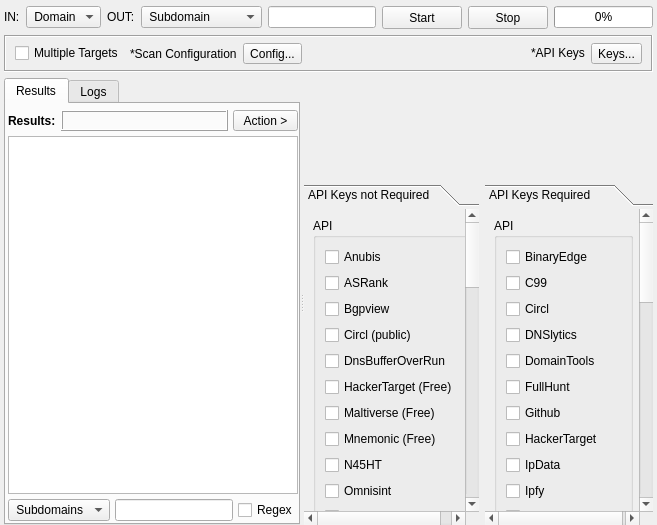
<?xml version="1.0" encoding="UTF-8"?>
<ui version="4.0">
 <class>OsintTool</class>
 <widget class="QWidget" name="OsintTool">
  <property name="geometry">
   <rect>
    <x>0</x>
    <y>0</y>
    <width>657</width>
    <height>525</height>
   </rect>
  </property>
  <property name="windowTitle">
   <string>Form</string>
  </property>
  <property name="styleSheet">
   <string notr="true"/>
  </property>
  <layout class="QVBoxLayout" name="verticalLayout_10">
   <property name="leftMargin">
    <number>4</number>
   </property>
   <property name="topMargin">
    <number>6</number>
   </property>
   <property name="rightMargin">
    <number>4</number>
   </property>
   <property name="bottomMargin">
    <number>0</number>
   </property>
   <item>
    <layout class="QHBoxLayout" name="horizontalLayout_4">
     <item>
      <widget class="QLabel" name="labelIn">
       <property name="sizePolicy">
        <sizepolicy hsizetype="Maximum" vsizetype="Maximum">
         <horstretch>0</horstretch>
         <verstretch>0</verstretch>
        </sizepolicy>
       </property>
       <property name="font">
        <font>
         <weight>50</weight>
         <bold>false</bold>
        </font>
       </property>
       <property name="text">
        <string>IN:</string>
       </property>
      </widget>
     </item>
     <item>
      <widget class="QComboBox" name="comboBoxInput">
       <property name="minimumSize">
        <size>
         <width>0</width>
         <height>0</height>
        </size>
       </property>
       <property name="focusPolicy">
        <enum>Qt::NoFocus</enum>
       </property>
       <property name="frame">
        <bool>true</bool>
       </property>
       <item>
        <property name="text">
         <string> Domain</string>
        </property>
       </item>
       <item>
        <property name="text">
         <string> IP</string>
        </property>
       </item>
       <item>
        <property name="text">
         <string> Email</string>
        </property>
       </item>
       <item>
        <property name="text">
         <string> URL</string>
        </property>
       </item>
       <item>
        <property name="text">
         <string> ASN</string>
        </property>
       </item>
       <item>
        <property name="text">
         <string> SSL</string>
        </property>
       </item>
       <item>
        <property name="text">
         <string> CIDR</string>
        </property>
       </item>
       <item>
        <property name="text">
         <string> Search</string>
        </property>
       </item>
      </widget>
     </item>
     <item>
      <widget class="QLabel" name="labelOut">
       <property name="sizePolicy">
        <sizepolicy hsizetype="Maximum" vsizetype="Maximum">
         <horstretch>0</horstretch>
         <verstretch>0</verstretch>
        </sizepolicy>
       </property>
       <property name="font">
        <font>
         <weight>50</weight>
         <bold>false</bold>
        </font>
       </property>
       <property name="text">
        <string>OUT:</string>
       </property>
      </widget>
     </item>
     <item>
      <widget class="QComboBox" name="comboBoxOutput">
       <property name="minimumSize">
        <size>
         <width>0</width>
         <height>0</height>
        </size>
       </property>
       <property name="maximumSize">
        <size>
         <width>16777215</width>
         <height>16777215</height>
        </size>
       </property>
       <property name="focusPolicy">
        <enum>Qt::NoFocus</enum>
       </property>
       <property name="styleSheet">
        <string notr="true"/>
       </property>
       <property name="frame">
        <bool>true</bool>
       </property>
       <item>
        <property name="text">
         <string> Subdomain</string>
        </property>
       </item>
       <item>
        <property name="text">
         <string> Subdomain &amp; IP</string>
        </property>
       </item>
       <item>
        <property name="text">
         <string> IP</string>
        </property>
       </item>
       <item>
        <property name="text">
         <string> Email</string>
        </property>
       </item>
       <item>
        <property name="text">
         <string> URL</string>
        </property>
       </item>
       <item>
        <property name="text">
         <string> ASN</string>
        </property>
       </item>
       <item>
        <property name="text">
         <string> SSL</string>
        </property>
       </item>
       <item>
        <property name="text">
         <string> CIDR</string>
        </property>
       </item>
      </widget>
     </item>
     <item>
      <widget class="QLineEdit" name="lineEditTarget">
       <property name="minimumSize">
        <size>
         <width>0</width>
         <height>20</height>
        </size>
       </property>
       <property name="contextMenuPolicy">
        <enum>Qt::NoContextMenu</enum>
       </property>
       <property name="styleSheet">
        <string notr="true"/>
       </property>
       <property name="cursorPosition">
        <number>0</number>
       </property>
      </widget>
     </item>
     <item>
      <widget class="QPushButton" name="buttonStart">
       <property name="sizePolicy">
        <sizepolicy hsizetype="Fixed" vsizetype="Fixed">
         <horstretch>0</horstretch>
         <verstretch>0</verstretch>
        </sizepolicy>
       </property>
       <property name="minimumSize">
        <size>
         <width>75</width>
         <height>23</height>
        </size>
       </property>
       <property name="autoFillBackground">
        <bool>false</bool>
       </property>
       <property name="styleSheet">
        <string notr="true"/>
       </property>
       <property name="text">
        <string>Start</string>
       </property>
      </widget>
     </item>
     <item>
      <widget class="QPushButton" name="buttonStop">
       <property name="sizePolicy">
        <sizepolicy hsizetype="Fixed" vsizetype="Fixed">
         <horstretch>0</horstretch>
         <verstretch>0</verstretch>
        </sizepolicy>
       </property>
       <property name="minimumSize">
        <size>
         <width>75</width>
         <height>23</height>
        </size>
       </property>
       <property name="styleSheet">
        <string notr="true"/>
       </property>
       <property name="text">
        <string>Stop</string>
       </property>
      </widget>
     </item>
     <item>
      <widget class="QProgressBar" name="progressBar">
       <property name="minimumSize">
        <size>
         <width>0</width>
         <height>0</height>
        </size>
       </property>
       <property name="maximumSize">
        <size>
         <width>16777215</width>
         <height>16777215</height>
        </size>
       </property>
       <property name="styleSheet">
        <string notr="true"/>
       </property>
       <property name="maximum">
        <number>100</number>
       </property>
       <property name="value">
        <number>0</number>
       </property>
       <property name="textVisible">
        <bool>true</bool>
       </property>
       <property name="invertedAppearance">
        <bool>false</bool>
       </property>
      </widget>
     </item>
    </layout>
   </item>
   <item>
    <widget class="QFrame" name="frame">
     <property name="frameShape">
      <enum>QFrame::Box</enum>
     </property>
     <property name="frameShadow">
      <enum>QFrame::Sunken</enum>
     </property>
     <layout class="QHBoxLayout" name="horizontalLayout">
      <property name="leftMargin">
       <number>9</number>
      </property>
      <property name="topMargin">
       <number>6</number>
      </property>
      <property name="rightMargin">
       <number>9</number>
      </property>
      <property name="bottomMargin">
       <number>6</number>
      </property>
      <item>
       <widget class="QCheckBox" name="checkBoxMultipleTargets">
        <property name="text">
         <string>Multiple Targets</string>
        </property>
       </widget>
      </item>
      <item>
       <widget class="QLabel" name="label">
        <property name="text">
         <string>*Scan Configuration</string>
        </property>
       </widget>
      </item>
      <item>
       <widget class="QToolButton" name="buttonConfig">
        <property name="minimumSize">
         <size>
          <width>0</width>
          <height>0</height>
         </size>
        </property>
        <property name="maximumSize">
         <size>
          <width>16777215</width>
          <height>16777215</height>
         </size>
        </property>
        <property name="styleSheet">
         <string notr="true"/>
        </property>
        <property name="text">
         <string>Config...</string>
        </property>
       </widget>
      </item>
      <item>
       <spacer name="horizontalSpacer">
        <property name="orientation">
         <enum>Qt::Horizontal</enum>
        </property>
        <property name="sizeHint" stdset="0">
         <size>
          <width>40</width>
          <height>20</height>
         </size>
        </property>
       </spacer>
      </item>
      <item>
       <widget class="QLabel" name="label_4">
        <property name="sizePolicy">
         <sizepolicy hsizetype="Preferred" vsizetype="Maximum">
          <horstretch>0</horstretch>
          <verstretch>0</verstretch>
         </sizepolicy>
        </property>
        <property name="text">
         <string>*API Keys</string>
        </property>
       </widget>
      </item>
      <item>
       <widget class="QToolButton" name="buttonKeys">
        <property name="minimumSize">
         <size>
          <width>0</width>
          <height>0</height>
         </size>
        </property>
        <property name="maximumSize">
         <size>
          <width>16777215</width>
          <height>16777215</height>
         </size>
        </property>
        <property name="font">
         <font>
          <italic>false</italic>
         </font>
        </property>
        <property name="styleSheet">
         <string notr="true"/>
        </property>
        <property name="text">
         <string>Keys...</string>
        </property>
       </widget>
      </item>
     </layout>
    </widget>
   </item>
   <item>
    <widget class="QSplitter" name="splitter">
     <property name="orientation">
      <enum>Qt::Horizontal</enum>
     </property>
     <widget class="QTabWidget" name="tabWidgetResults">
      <property name="styleSheet">
       <string notr="true"/>
      </property>
      <property name="currentIndex">
       <number>0</number>
      </property>
      <widget class="QWidget" name="tabResults">
       <attribute name="title">
        <string>Results</string>
       </attribute>
       <layout class="QVBoxLayout" name="verticalLayout">
        <property name="spacing">
         <number>5</number>
        </property>
        <property name="leftMargin">
         <number>2</number>
        </property>
        <property name="topMargin">
         <number>6</number>
        </property>
        <property name="rightMargin">
         <number>0</number>
        </property>
        <property name="bottomMargin">
         <number>2</number>
        </property>
        <item>
         <layout class="QHBoxLayout" name="horizontalLayout_5">
          <item>
           <widget class="QLabel" name="labelResultsInfo">
            <property name="sizePolicy">
             <sizepolicy hsizetype="Maximum" vsizetype="Preferred">
              <horstretch>0</horstretch>
              <verstretch>0</verstretch>
             </sizepolicy>
            </property>
            <property name="font">
             <font>
              <weight>75</weight>
              <bold>true</bold>
             </font>
            </property>
            <property name="styleSheet">
             <string notr="true"/>
            </property>
            <property name="text">
             <string>Results:</string>
            </property>
           </widget>
          </item>
          <item>
           <widget class="QLabel" name="labelResultsCount">
            <property name="sizePolicy">
             <sizepolicy hsizetype="Preferred" vsizetype="Preferred">
              <horstretch>0</horstretch>
              <verstretch>0</verstretch>
             </sizepolicy>
            </property>
            <property name="minimumSize">
             <size>
              <width>0</width>
              <height>0</height>
             </size>
            </property>
            <property name="maximumSize">
             <size>
              <width>16777215</width>
              <height>16777215</height>
             </size>
            </property>
            <property name="font">
             <font>
              <weight>75</weight>
              <bold>true</bold>
             </font>
            </property>
            <property name="styleSheet">
             <string notr="true"/>
            </property>
            <property name="frameShape">
             <enum>QFrame::Box</enum>
            </property>
            <property name="frameShadow">
             <enum>QFrame::Raised</enum>
            </property>
            <property name="midLineWidth">
             <number>0</number>
            </property>
            <property name="text">
             <string/>
            </property>
           </widget>
          </item>
          <item>
           <widget class="QToolButton" name="buttonAction">
            <property name="sizePolicy">
             <sizepolicy hsizetype="Fixed" vsizetype="Fixed">
              <horstretch>0</horstretch>
              <verstretch>0</verstretch>
             </sizepolicy>
            </property>
            <property name="minimumSize">
             <size>
              <width>65</width>
              <height>20</height>
             </size>
            </property>
            <property name="font">
             <font>
              <weight>50</weight>
              <italic>false</italic>
              <bold>false</bold>
             </font>
            </property>
            <property name="styleSheet">
             <string notr="true"/>
            </property>
            <property name="text">
             <string>Action &gt;</string>
            </property>
           </widget>
          </item>
         </layout>
        </item>
        <item>
         <widget class="QTableView" name="tableViewResults">
          <property name="font">
           <font>
            <family>MS Shell Dlg 2</family>
            <pointsize>8</pointsize>
            <weight>50</weight>
            <italic>false</italic>
            <bold>false</bold>
           </font>
          </property>
          <property name="focusPolicy">
           <enum>Qt::NoFocus</enum>
          </property>
          <property name="contextMenuPolicy">
           <enum>Qt::CustomContextMenu</enum>
          </property>
          <property name="styleSheet">
           <string notr="true"/>
          </property>
          <property name="frameShape">
           <enum>QFrame::StyledPanel</enum>
          </property>
          <property name="frameShadow">
           <enum>QFrame::Sunken</enum>
          </property>
          <property name="autoScrollMargin">
           <number>16</number>
          </property>
          <property name="editTriggers">
           <set>QAbstractItemView::NoEditTriggers</set>
          </property>
          <property name="tabKeyNavigation">
           <bool>false</bool>
          </property>
          <property name="showDropIndicator" stdset="0">
           <bool>false</bool>
          </property>
          <property name="dragDropOverwriteMode">
           <bool>false</bool>
          </property>
          <property name="alternatingRowColors">
           <bool>true</bool>
          </property>
          <property name="selectionMode">
           <enum>QAbstractItemView::ExtendedSelection</enum>
          </property>
          <property name="verticalScrollMode">
           <enum>QAbstractItemView::ScrollPerPixel</enum>
          </property>
          <property name="horizontalScrollMode">
           <enum>QAbstractItemView::ScrollPerPixel</enum>
          </property>
          <property name="showGrid">
           <bool>false</bool>
          </property>
          <property name="sortingEnabled">
           <bool>true</bool>
          </property>
          <property name="cornerButtonEnabled">
           <bool>false</bool>
          </property>
          <attribute name="horizontalHeaderCascadingSectionResizes">
           <bool>true</bool>
          </attribute>
          <attribute name="horizontalHeaderMinimumSectionSize">
           <number>50</number>
          </attribute>
          <attribute name="horizontalHeaderDefaultSectionSize">
           <number>300</number>
          </attribute>
          <attribute name="horizontalHeaderShowSortIndicator" stdset="0">
           <bool>true</bool>
          </attribute>
          <attribute name="horizontalHeaderStretchLastSection">
           <bool>true</bool>
          </attribute>
          <attribute name="verticalHeaderVisible">
           <bool>false</bool>
          </attribute>
          <attribute name="verticalHeaderMinimumSectionSize">
           <number>15</number>
          </attribute>
          <attribute name="verticalHeaderDefaultSectionSize">
           <number>15</number>
          </attribute>
         </widget>
        </item>
        <item>
         <layout class="QHBoxLayout" name="horizontalLayout_7">
          <item>
           <widget class="QComboBox" name="comboBoxFilter">
            <property name="minimumSize">
             <size>
              <width>0</width>
              <height>0</height>
             </size>
            </property>
            <item>
             <property name="text">
              <string> Subdomains</string>
             </property>
            </item>
            <item>
             <property name="text">
              <string> Ip</string>
             </property>
            </item>
           </widget>
          </item>
          <item>
           <widget class="QLineEdit" name="lineEditFilter"/>
          </item>
          <item>
           <widget class="QCheckBox" name="checkBoxRegex">
            <property name="text">
             <string>Regex</string>
            </property>
           </widget>
          </item>
         </layout>
        </item>
       </layout>
      </widget>
      <widget class="QWidget" name="tabLogs">
       <attribute name="title">
        <string>Logs</string>
       </attribute>
       <layout class="QVBoxLayout" name="verticalLayout_2">
        <property name="spacing">
         <number>3</number>
        </property>
        <property name="leftMargin">
         <number>0</number>
        </property>
        <property name="topMargin">
         <number>2</number>
        </property>
        <property name="rightMargin">
         <number>0</number>
        </property>
        <property name="bottomMargin">
         <number>2</number>
        </property>
        <item>
         <widget class="QPlainTextEdit" name="plainTextEditLogs">
          <property name="readOnly">
           <bool>true</bool>
          </property>
         </widget>
        </item>
       </layout>
      </widget>
     </widget>
     <widget class="QWidget" name="layoutWidget">
      <layout class="QVBoxLayout" name="verticalLayout_5">
       <item>
        <widget class="InputWidget" name="targets" native="true">
         <property name="sizePolicy">
          <sizepolicy hsizetype="Expanding" vsizetype="Preferred">
           <horstretch>0</horstretch>
           <verstretch>0</verstretch>
          </sizepolicy>
         </property>
         <property name="minimumSize">
          <size>
           <width>100</width>
           <height>100</height>
          </size>
         </property>
        </widget>
       </item>
       <item>
        <layout class="QHBoxLayout" name="horizontalLayout_2">
         <item>
          <widget class="QToolBox" name="toolBoxNoKey">
           <property name="sizePolicy">
            <sizepolicy hsizetype="Preferred" vsizetype="Expanding">
             <horstretch>0</horstretch>
             <verstretch>0</verstretch>
            </sizepolicy>
           </property>
           <property name="font">
            <font>
             <weight>50</weight>
             <italic>false</italic>
             <bold>false</bold>
            </font>
           </property>
           <property name="frameShape">
            <enum>QFrame::NoFrame</enum>
           </property>
           <property name="currentIndex">
            <number>0</number>
           </property>
           <property name="tabSpacing">
            <number>3</number>
           </property>
           <widget class="QWidget" name="page_keynotrequired">
            <property name="geometry">
             <rect>
              <x>0</x>
              <y>0</y>
              <width>159</width>
              <height>1126</height>
             </rect>
            </property>
            <attribute name="label">
             <string>API Keys not Required</string>
            </attribute>
            <layout class="QVBoxLayout" name="verticalLayout_4">
             <item>
              <widget class="QGroupBox" name="groupBox_2">
               <property name="title">
                <string>API</string>
               </property>
               <layout class="QVBoxLayout" name="verticalLayout_7">
                <item>
                 <widget class="QCheckBox" name="moduleAnubis">
                  <property name="text">
                   <string>Anubis</string>
                  </property>
                 </widget>
                </item>
                <item>
                 <widget class="QCheckBox" name="moduleASRank">
                  <property name="text">
                   <string>ASRank</string>
                  </property>
                 </widget>
                </item>
                <item>
                 <widget class="QCheckBox" name="moduleBgpview">
                  <property name="text">
                   <string>Bgpview</string>
                  </property>
                 </widget>
                </item>
                <item>
                 <widget class="QCheckBox" name="moduleCirclPublic">
                  <property name="text">
                   <string>Circl (public)</string>
                  </property>
                 </widget>
                </item>
                <item>
                 <widget class="QCheckBox" name="moduleDnsbufferoverrun">
                  <property name="text">
                   <string>DnsBufferOverRun</string>
                  </property>
                 </widget>
                </item>
                <item>
                 <widget class="QCheckBox" name="moduleHackerTargetFree">
                  <property name="text">
                   <string>HackerTarget (Free)</string>
                  </property>
                 </widget>
                </item>
                <item>
                 <widget class="QCheckBox" name="moduleMaltiverseFree">
                  <property name="text">
                   <string>Maltiverse (Free)</string>
                  </property>
                 </widget>
                </item>
                <item>
                 <widget class="QCheckBox" name="moduleMnemonicFree">
                  <property name="text">
                   <string>Mnemonic (Free)</string>
                  </property>
                 </widget>
                </item>
                <item>
                 <widget class="QCheckBox" name="moduleN45HT">
                  <property name="text">
                   <string>N45HT</string>
                  </property>
                 </widget>
                </item>
                <item>
                 <widget class="QCheckBox" name="moduleOmnisint">
                  <property name="text">
                   <string>Omnisint</string>
                  </property>
                 </widget>
                </item>
                <item>
                 <widget class="QCheckBox" name="moduleOtxFree">
                  <property name="text">
                   <string>Otx (Free)</string>
                  </property>
                 </widget>
                </item>
                <item>
                 <widget class="QCheckBox" name="moduleRipe">
                  <property name="text">
                   <string>RipeStat</string>
                  </property>
                 </widget>
                </item>
                <item>
                 <widget class="QCheckBox" name="moduleRobtexFree">
                  <property name="text">
                   <string>Robtex (Free)</string>
                  </property>
                 </widget>
                </item>
                <item>
                 <widget class="QCheckBox" name="moduleSublist3r">
                  <property name="text">
                   <string>sublist3r</string>
                  </property>
                 </widget>
                </item>
                <item>
                 <widget class="QCheckBox" name="moduleThreatcrowd">
                  <property name="text">
                   <string>ThreatCrowd</string>
                  </property>
                 </widget>
                </item>
                <item>
                 <widget class="QCheckBox" name="moduleThreatminer">
                  <property name="text">
                   <string>ThreatMiner</string>
                  </property>
                 </widget>
                </item>
                <item>
                 <widget class="QCheckBox" name="moduleUrlscan">
                  <property name="text">
                   <string>urlscan</string>
                  </property>
                 </widget>
                </item>
               </layout>
              </widget>
             </item>
             <item>
              <widget class="QGroupBox" name="groupBox">
               <property name="title">
                <string>Certificates</string>
               </property>
               <layout class="QVBoxLayout" name="verticalLayout_6">
                <item>
                 <widget class="QCheckBox" name="moduleCensysFree">
                  <property name="text">
                   <string>Censys (Free)</string>
                  </property>
                 </widget>
                </item>
                <item>
                 <widget class="QCheckBox" name="moduleCertspotterFree">
                  <property name="text">
                   <string>CertSpotter (Free)</string>
                  </property>
                 </widget>
                </item>
                <item>
                 <widget class="QCheckBox" name="moduleCrtsh">
                  <property name="text">
                   <string>crt.sh</string>
                  </property>
                 </widget>
                </item>
                <item>
                 <widget class="QCheckBox" name="moduleGoogleCert">
                  <property name="text">
                   <string>GoogleCert</string>
                  </property>
                 </widget>
                </item>
               </layout>
              </widget>
             </item>
             <item>
              <widget class="QGroupBox" name="groupBox_5">
               <property name="title">
                <string>Archives</string>
               </property>
               <layout class="QVBoxLayout" name="verticalLayout_9">
                <item>
                 <widget class="QCheckBox" name="moduleArchiveit">
                  <property name="text">
                   <string>ArchiveIt</string>
                  </property>
                 </widget>
                </item>
                <item>
                 <widget class="QCheckBox" name="moduleArchiveToday">
                  <property name="text">
                   <string>ArchiveToday</string>
                  </property>
                 </widget>
                </item>
                <item>
                 <widget class="QCheckBox" name="moduleArquivo">
                  <property name="text">
                   <string>Arquivo</string>
                  </property>
                 </widget>
                </item>
                <item>
                 <widget class="QCheckBox" name="moduleCommonCrawl">
                  <property name="text">
                   <string>CommonCrawl</string>
                  </property>
                 </widget>
                </item>
                <item>
                 <widget class="QCheckBox" name="moduleUKWebArchive">
                  <property name="text">
                   <string>UKWebArchive</string>
                  </property>
                 </widget>
                </item>
                <item>
                 <widget class="QCheckBox" name="moduleWaybackmachine">
                  <property name="text">
                   <string>WayBackMachine</string>
                  </property>
                 </widget>
                </item>
               </layout>
              </widget>
             </item>
             <item>
              <widget class="QGroupBox" name="groupBox_4">
               <property name="title">
                <string>Scrape</string>
               </property>
               <layout class="QVBoxLayout" name="verticalLayout_8">
                <item>
                 <widget class="QCheckBox" name="moduleAsk">
                  <property name="text">
                   <string>Ask</string>
                  </property>
                 </widget>
                </item>
                <item>
                 <widget class="QCheckBox" name="moduleBaidu">
                  <property name="text">
                   <string>Baidu</string>
                  </property>
                 </widget>
                </item>
                <item>
                 <widget class="QCheckBox" name="moduleBing">
                  <property name="text">
                   <string>Bing Search</string>
                  </property>
                 </widget>
                </item>
                <item>
                 <widget class="QCheckBox" name="moduleDogpile">
                  <property name="text">
                   <string>DogPile</string>
                  </property>
                 </widget>
                </item>
                <item>
                 <widget class="QCheckBox" name="moduleDuckduckgo">
                  <property name="text">
                   <string>DuckduckGo</string>
                  </property>
                 </widget>
                </item>
                <item>
                 <widget class="QCheckBox" name="moduleExalead">
                  <property name="text">
                   <string>Exalead</string>
                  </property>
                 </widget>
                </item>
                <item>
                 <widget class="QCheckBox" name="moduleGoogleSearch">
                  <property name="text">
                   <string>Google Search</string>
                  </property>
                 </widget>
                </item>
                <item>
                 <widget class="QCheckBox" name="moduleYahoo">
                  <property name="text">
                   <string>Yahoo Search</string>
                  </property>
                 </widget>
                </item>
               </layout>
              </widget>
             </item>
             <item>
              <widget class="QGroupBox" name="groupBox_3">
               <property name="title">
                <string>Sites</string>
               </property>
               <layout class="QVBoxLayout" name="verticalLayout_3">
                <item>
                 <widget class="QCheckBox" name="moduleDnsdumpster">
                  <property name="text">
                   <string>DnsDumpster</string>
                  </property>
                 </widget>
                </item>
                <item>
                 <widget class="QCheckBox" name="moduleNetcraft">
                  <property name="cursor">
                   <cursorShape>ArrowCursor</cursorShape>
                  </property>
                  <property name="text">
                   <string>Netcraft</string>
                  </property>
                  <property name="tristate">
                   <bool>false</bool>
                  </property>
                 </widget>
                </item>
                <item>
                 <widget class="QCheckBox" name="modulePagesInventory">
                  <property name="text">
                   <string>PagesInventory</string>
                  </property>
                 </widget>
                </item>
                <item>
                 <widget class="QCheckBox" name="modulePkey">
                  <property name="text">
                   <string>pKey</string>
                  </property>
                 </widget>
                </item>
                <item>
                 <widget class="QCheckBox" name="moduleRapiddns">
                  <property name="text">
                   <string>RapidDns</string>
                  </property>
                 </widget>
                </item>
                <item>
                 <widget class="QCheckBox" name="moduleSitedossier">
                  <property name="text">
                   <string>SiteDossier</string>
                  </property>
                 </widget>
                </item>
               </layout>
              </widget>
             </item>
             <item>
              <spacer name="verticalSpacer">
               <property name="orientation">
                <enum>Qt::Vertical</enum>
               </property>
               <property name="sizeHint" stdset="0">
                <size>
                 <width>20</width>
                 <height>40</height>
                </size>
               </property>
              </spacer>
             </item>
            </layout>
           </widget>
          </widget>
         </item>
         <item>
          <widget class="QToolBox" name="toolBoxRequireKey">
           <property name="sizePolicy">
            <sizepolicy hsizetype="Preferred" vsizetype="Expanding">
             <horstretch>0</horstretch>
             <verstretch>0</verstretch>
            </sizepolicy>
           </property>
           <property name="font">
            <font>
             <weight>50</weight>
             <italic>false</italic>
             <bold>false</bold>
            </font>
           </property>
           <property name="currentIndex">
            <number>0</number>
           </property>
           <property name="tabSpacing">
            <number>3</number>
           </property>
           <widget class="QWidget" name="page_keyrequired">
            <property name="geometry">
             <rect>
              <x>0</x>
              <y>0</y>
              <width>143</width>
              <height>922</height>
             </rect>
            </property>
            <attribute name="label">
             <string>API Keys Required</string>
            </attribute>
            <layout class="QVBoxLayout" name="verticalLayout_18">
             <item>
              <widget class="QGroupBox" name="groupBox_8">
               <property name="title">
                <string>API</string>
               </property>
               <layout class="QVBoxLayout" name="verticalLayout_16">
                <item>
                 <widget class="QCheckBox" name="moduleBinaryEdge">
                  <property name="text">
                   <string>BinaryEdge</string>
                  </property>
                 </widget>
                </item>
                <item>
                 <widget class="QCheckBox" name="moduleC99">
                  <property name="text">
                   <string>C99</string>
                  </property>
                 </widget>
                </item>
                <item>
                 <widget class="QCheckBox" name="moduleCircl">
                  <property name="text">
                   <string>Circl</string>
                  </property>
                 </widget>
                </item>
                <item>
                 <widget class="QCheckBox" name="moduleDnslytics">
                  <property name="text">
                   <string>DNSlytics</string>
                  </property>
                 </widget>
                </item>
                <item>
                 <widget class="QCheckBox" name="moduleDomainTools">
                  <property name="text">
                   <string>DomainTools</string>
                  </property>
                 </widget>
                </item>
                <item>
                 <widget class="QCheckBox" name="moduleFullHunt">
                  <property name="text">
                   <string>FullHunt</string>
                  </property>
                 </widget>
                </item>
                <item>
                 <widget class="QCheckBox" name="moduleGithub">
                  <property name="text">
                   <string>Github</string>
                  </property>
                 </widget>
                </item>
                <item>
                 <widget class="QCheckBox" name="moduleHackerTargetPaid">
                  <property name="text">
                   <string>HackerTarget</string>
                  </property>
                 </widget>
                </item>
                <item>
                 <widget class="QCheckBox" name="moduleIpData">
                  <property name="text">
                   <string>IpData</string>
                  </property>
                 </widget>
                </item>
                <item>
                 <widget class="QCheckBox" name="moduleIpfy">
                  <property name="text">
                   <string>Ipfy</string>
                  </property>
                 </widget>
                </item>
                <item>
                 <widget class="QCheckBox" name="moduleIpInfo">
                  <property name="text">
                   <string>IpInfo</string>
                  </property>
                 </widget>
                </item>
                <item>
                 <widget class="QCheckBox" name="moduleLeakIX">
                  <property name="text">
                   <string>LeakIX</string>
                  </property>
                 </widget>
                </item>
                <item>
                 <widget class="QCheckBox" name="moduleMnemonicPaid">
                  <property name="text">
                   <string>Mnemonic</string>
                  </property>
                 </widget>
                </item>
                <item>
                 <widget class="QCheckBox" name="moduleNetworksDB">
                  <property name="text">
                   <string>NetworksDB</string>
                  </property>
                 </widget>
                </item>
                <item>
                 <widget class="QCheckBox" name="moduleOnyphe">
                  <property name="text">
                   <string>Onyphe</string>
                  </property>
                 </widget>
                </item>
                <item>
                 <widget class="QCheckBox" name="moduleOtxPaid">
                  <property name="text">
                   <string>Otx</string>
                  </property>
                 </widget>
                </item>
                <item>
                 <widget class="QCheckBox" name="moduleSpyOnWeb">
                  <property name="text">
                   <string>SpyOnWeb</string>
                  </property>
                 </widget>
                </item>
                <item>
                 <widget class="QCheckBox" name="moduleSpyse">
                  <property name="text">
                   <string>spyse</string>
                  </property>
                 </widget>
                </item>
                <item>
                 <widget class="QCheckBox" name="modulePassiveTotal">
                  <property name="text">
                   <string>PassiveTotal</string>
                  </property>
                 </widget>
                </item>
                <item>
                 <widget class="QCheckBox" name="moduleProjectdiscovery">
                  <property name="text">
                   <string>ProjectDiscovery</string>
                  </property>
                 </widget>
                </item>
                <item>
                 <widget class="QCheckBox" name="moduleRiskIq">
                  <property name="text">
                   <string>RiskIq</string>
                  </property>
                 </widget>
                </item>
                <item>
                 <widget class="QCheckBox" name="moduleRobtexPaid">
                  <property name="text">
                   <string>Robtex</string>
                  </property>
                 </widget>
                </item>
                <item>
                 <widget class="QCheckBox" name="moduleSecuritytrails">
                  <property name="text">
                   <string>SecurityTrails</string>
                  </property>
                 </widget>
                </item>
                <item>
                 <widget class="QCheckBox" name="moduleShodan">
                  <property name="text">
                   <string>Shodan</string>
                  </property>
                 </widget>
                </item>
                <item>
                 <widget class="QCheckBox" name="moduleThreatBook">
                  <property name="text">
                   <string>ThreatBook</string>
                  </property>
                 </widget>
                </item>
                <item>
                 <widget class="QCheckBox" name="moduleViewDns">
                  <property name="text">
                   <string>ViewDns</string>
                  </property>
                 </widget>
                </item>
                <item>
                 <widget class="QCheckBox" name="moduleVirusTotal">
                  <property name="text">
                   <string>VirusTotal</string>
                  </property>
                 </widget>
                </item>
                <item>
                 <widget class="QCheckBox" name="moduleWebResolver">
                  <property name="text">
                   <string>WebResolver</string>
                  </property>
                 </widget>
                </item>
                <item>
                 <widget class="QCheckBox" name="moduleWhoisXmlApi">
                  <property name="text">
                   <string>WhoisXmlApi</string>
                  </property>
                 </widget>
                </item>
                <item>
                 <widget class="QCheckBox" name="moduleZetalytics">
                  <property name="text">
                   <string>ZETAlytics</string>
                  </property>
                 </widget>
                </item>
                <item>
                 <widget class="QCheckBox" name="moduleZoomeye">
                  <property name="text">
                   <string>ZoomEye</string>
                  </property>
                 </widget>
                </item>
               </layout>
              </widget>
             </item>
             <item>
              <widget class="QGroupBox" name="groupBox_6">
               <property name="title">
                <string>Certificates</string>
               </property>
               <layout class="QVBoxLayout" name="verticalLayout_11">
                <item>
                 <widget class="QCheckBox" name="moduleCensys">
                  <property name="text">
                   <string>Censys</string>
                  </property>
                 </widget>
                </item>
                <item>
                 <widget class="QCheckBox" name="moduleCertspotter">
                  <property name="text">
                   <string>Certspotter</string>
                  </property>
                 </widget>
                </item>
               </layout>
              </widget>
             </item>
             <item>
              <widget class="QGroupBox" name="groupBox_7">
               <property name="title">
                <string>Emails</string>
               </property>
               <layout class="QVBoxLayout" name="verticalLayout_12">
                <item>
                 <widget class="QCheckBox" name="moduleEmailCrawlr">
                  <property name="text">
                   <string>EmailCrawlr</string>
                  </property>
                 </widget>
                </item>
                <item>
                 <widget class="QCheckBox" name="moduleHunter">
                  <property name="text">
                   <string>Hunter</string>
                  </property>
                 </widget>
                </item>
               </layout>
              </widget>
             </item>
             <item>
              <spacer name="verticalSpacer_4">
               <property name="orientation">
                <enum>Qt::Vertical</enum>
               </property>
               <property name="sizeHint" stdset="0">
                <size>
                 <width>20</width>
                 <height>89</height>
                </size>
               </property>
              </spacer>
             </item>
            </layout>
           </widget>
          </widget>
         </item>
        </layout>
       </item>
      </layout>
     </widget>
    </widget>
   </item>
  </layout>
 </widget>
 <customwidgets>
  <customwidget>
   <class>InputWidget</class>
   <extends>QWidget</extends>
   <header>src/widgets/InputWidget.h</header>
   <container>1</container>
  </customwidget>
 </customwidgets>
 <tabstops>
  <tabstop>lineEditTarget</tabstop>
  <tabstop>buttonStart</tabstop>
  <tabstop>tableViewResults</tabstop>
 </tabstops>
 <resources/>
 <connections/>
</ui>
